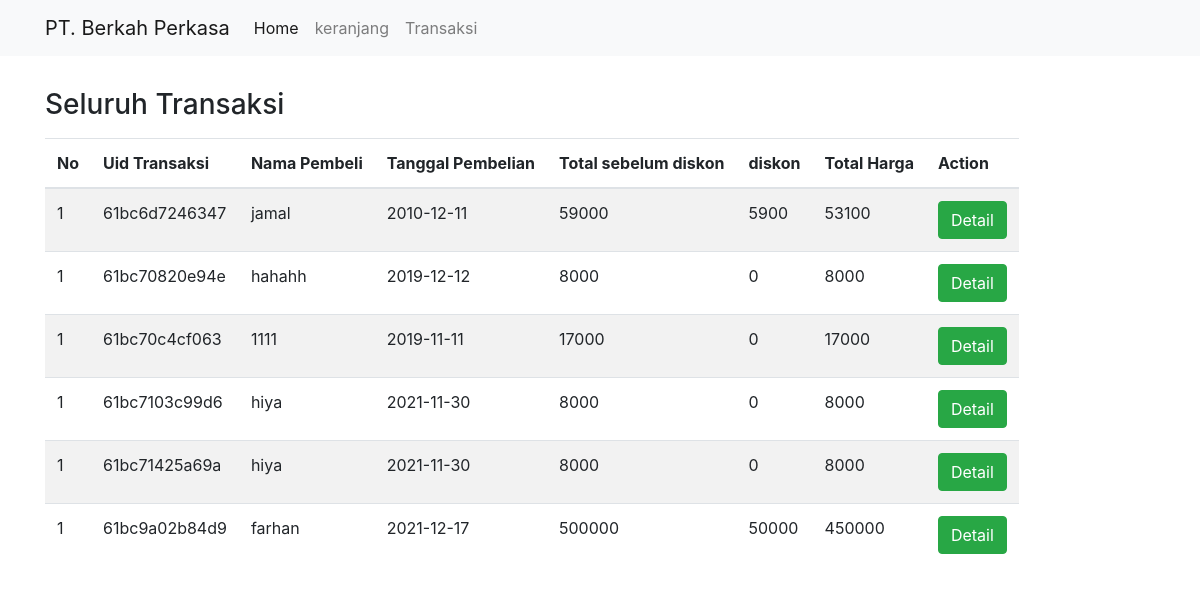
Page /transaksi.php on the committed database.
### tables this page shows
CREATE TABLE `transaksi` (
  `uidtransaksi` varchar(20) NOT NULL,
  `namapembeli` varchar(50) NOT NULL,
  `tanggalpembelian` date NOT NULL,
  `totalsebelumdiskon` int(11) NOT NULL,
  `totalharga` int(11) NOT NULL,
  `diskon` int(11) NOT NULL
);

### transaksi.php (the view)
<?php include 'template.php'?>
<div class="container">
       <h3 class="mt-4 pt-2">Seluruh Transaksi</h3>
       <table class="mt-3 table table-striped table-inverse table-responsive">
           <thead class="thead-inverse">
               <tr>
                   <th>No</th>
                   <th>Uid Transaksi</th>
                   <th>Nama Pembeli</th>
                   <th>Tanggal Pembelian</th>
                   <th>Total sebelum diskon</th>
                   <th>diskon</th>
                   <th>Total Harga</th>
                   <th>Action</th>
               </tr>
               </thead>
               <tbody>
                <?php
                       $i=1;
                       $data = mysqli_query($koneksi,"SELECT * FROM transaksi");
                       while ($d = mysqli_fetch_array($data)) {
                   ?>
                       <tr>
                           <td scope="row"><?php echo $i;?></td>
                           <td><?php echo $d['uidtransaksi']?></td>
                           <td><?php echo $d['namapembeli']?></td>
                           <td><?php echo $d['tanggalpembelian']?></td>
                           <td><?php echo $d['totalsebelumdiskon']?></td>
                           <td><?php echo $d['diskon']?></td>
                           <td><?php echo $d['totalharga']?></td>
                           <td><a href="/detail.php?id=<?php echo $d['uidtransaksi']?>" class="btn btn-success">Detail</a></td>
                       </tr>
                   <?php } ?>
               </tbody>
       </table>
   </div>

### rows in the picture
transaksi: uidtransaksi "61bc6d7246347", namapembeli "jamal", tanggalpembelian "2010-12-11", totalsebelumdiskon "59000", diskon "5900", totalharga "53100"
transaksi: uidtransaksi "61bc70820e94e", namapembeli "hahahh", tanggalpembelian "2019-12-12", totalsebelumdiskon "8000", diskon "0", totalharga "8000"
transaksi: uidtransaksi "61bc70c4cf063", namapembeli "1111", tanggalpembelian "2019-11-11", totalsebelumdiskon "17000", diskon "0", totalharga "17000"
transaksi: uidtransaksi "61bc7103c99d6", namapembeli "hiya", tanggalpembelian "2021-11-30", totalsebelumdiskon "8000", diskon "0", totalharga "8000"
transaksi: uidtransaksi "61bc71425a69a", namapembeli "hiya", tanggalpembelian "2021-11-30", totalsebelumdiskon "8000", diskon "0", totalharga "8000"
transaksi: uidtransaksi "61bc9a02b84d9", namapembeli "farhan", tanggalpembelian "2021-12-17", totalsebelumdiskon "500000", diskon "50000", totalharga "450000"
